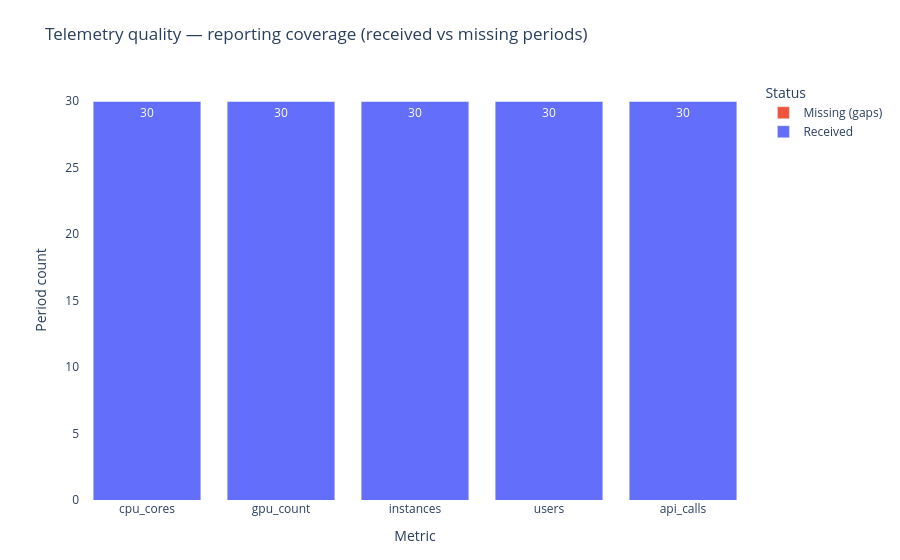

The code cell stored with this chart in its notebook:
### Markdown cell above
### Chart Guide

**Purpose:** Validates data completeness before using telemetry for billing or capacity
decisions. Missing periods mean gaps in the metering record.

**Chart Attributes**

| | |
|---|---|
| **Chart type** | Stacked bar chart |
| **X axis** | Metric |
| **Y axis** | Period count |
| **Blue segment** | Periods received (contain metering events) |
| **Red segment** | Periods missing (expected but absent) |

**Insights:** A large red segment means significant reporting gaps — investigate
whether the metering agent was down or the service genuinely had no activity.
100% blue across all metrics means the data is complete and trustworthy.

### Code cell
if fig_46a is not None:
    fig_46a.show()

### Figure 1 — Plotly figure (JSON) as saved in the notebook; plotly's stock layout.template omitted (floating-point values rounded to 4 significant figures)
{"data": [{"marker": {"color": "#636EFA"}, "name": "Received", "text": [30.0, 30.0, 30.0, 30.0, 30.0], "textposition": "inside", "type": "bar", "x": ["cpu_cores", "gpu_count", "instances", "users", "api_calls"], "y": [30, 30, 30, 30, 30]}, {"marker": {"color": "#EF553B"}, "name": "Missing (gaps)", "text": [0.0, 0.0, 0.0, 0.0, 0.0], "textposition": "inside", "type": "bar", "x": ["cpu_cores", "gpu_count", "instances", "users", "api_calls"], "y": [0, 0, 0, 0, 0]}], "layout": {"barmode": "stack", "legend": {"title": {"text": "Status"}}, "margin": {"b": 60, "t": 80}, "plot_bgcolor": "white", "title": {"text": "Telemetry quality — reporting coverage (received vs missing periods)"}, "xaxis": {"title": {"text": "Metric"}}, "yaxis": {"title": {"text": "Period count"}}}}
